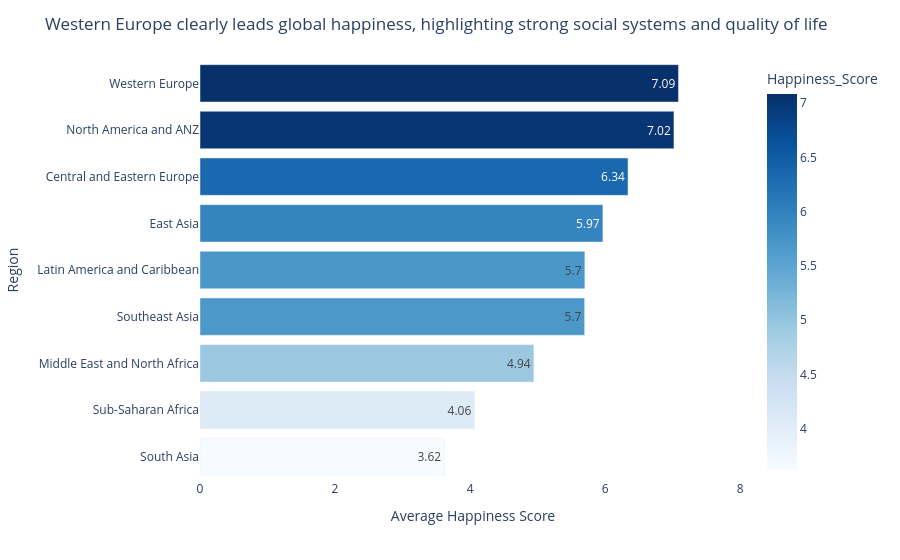

Write notebook code for a chart like this one.
### Code cell
fig1 = px.bar(
    region_avg,
    x='Happiness_Score',
    y='Region',
    orientation='h',
    text=region_avg['Happiness_Score'].round(2),
    color='Happiness_Score',
    color_continuous_scale='Blues'
)

fig1.update_layout(
    title="Western Europe clearly leads global happiness, highlighting strong social systems and quality of life",
    xaxis_title="Average Happiness Score",
    yaxis_title="Region",
    plot_bgcolor='white'
)

# Ensure zero baseline
fig1.update_xaxes(range=[0, region_avg['Happiness_Score'].max() + 1])

fig1.show()

### Figure 1 — Plotly figure (JSON) as saved in the notebook; plotly's stock layout.template omitted (floating-point values rounded to 4 significant figures)
{"data": [{"hovertemplate": "Happiness_Score=%{marker.color}<br>Region=%{y}<br>text=%{text}<extra></extra>", "legendgroup": "", "marker": {"color": [3.618, 4.065, 4.943, 5.695, 5.699, 5.966, 6.338, 7.018, 7.086], "coloraxis": "coloraxis", "pattern": {"shape": ""}}, "name": "", "orientation": "h", "showlegend": false, "text": [3.62, 4.06, 4.94, 5.7, 5.7, 5.97, 6.34, 7.02, 7.09], "textposition": "auto", "type": "bar", "x": [3.618, 4.065, 4.943, 5.695, 5.699, 5.966, 6.338, 7.018, 7.086], "xaxis": "x", "y": ["South Asia", "Sub-Saharan Africa", "Middle East and North Africa", "Southeast Asia", "Latin America and Caribbean", "East Asia", "Central and Eastern Europe", "North America and ANZ", "Western Europe"], "yaxis": "y"}], "layout": {"barmode": "relative", "coloraxis": {"colorbar": {"title": {"text": "Happiness_Score"}}, "colorscale": [[0, "rgb(247,251,255)"], [0.125, "rgb(222,235,247)"], [0.25, "rgb(198,219,239)"], [0.375, "rgb(158,202,225)"], [0.5, "rgb(107,174,214)"], [0.625, "rgb(66,146,198)"], [0.75, "rgb(33,113,181)"], [0.875, "rgb(8,81,156)"], [1, "rgb(8,48,107)"]]}, "legend": {"tracegroupgap": 0}, "margin": {"t": 60}, "plot_bgcolor": "white", "title": {"text": "Western Europe clearly leads global happiness, highlighting strong social systems and quality of life"}, "xaxis": {"anchor": "y", "domain": [0, 1], "range": [0, 8.086], "title": {"text": "Average Happiness Score"}}, "yaxis": {"anchor": "x", "domain": [0, 1], "title": {"text": "Region"}}}}
